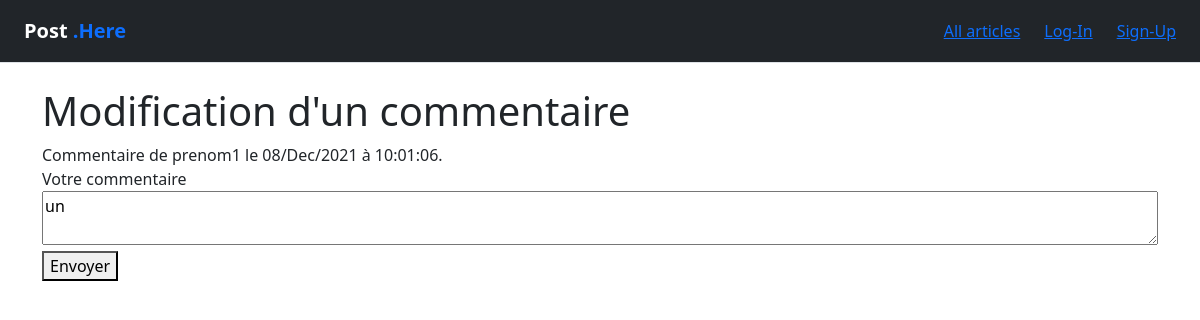
/updatecomment/6, run on the app's committed database.
### tables this page shows
CREATE TABLE `posts` (
  `id` int(11) NOT NULL,
  `title` varchar(255) NOT NULL,
  `image` longblob DEFAULT NULL,
  `content` text NOT NULL,
  `author_id` int(11) NOT NULL,
  `created_at` timestamp NOT NULL DEFAULT current_timestamp(),
  `modified_at` timestamp NULL DEFAULT NULL
);

CREATE TABLE `users` (
  `id` int(11) NOT NULL,
  `name` varchar(255) NOT NULL,
  `first_name` varchar(255) NOT NULL,
  `email` varchar(255) NOT NULL,
  `password` varchar(255) NOT NULL,
  `admin` tinyint(1) NOT NULL,
  `created_at` timestamp NOT NULL DEFAULT current_timestamp()
);

CREATE TABLE `commentaires` (
  `id` int(11) NOT NULL,
  `content` varchar(255) NOT NULL,
  `post_id` int(11) NOT NULL,
  `author_id` int(11) NOT NULL,
  `created_at` timestamp NOT NULL DEFAULT current_timestamp() ON UPDATE current_timestamp(),
  `modified_at` timestamp NOT NULL DEFAULT '0000-00-00 00:00:00'
);

### src/controllers/CommentController.php (called while the page is built, shortened)
<?php
class CommentController extends BaseController
{
    public function executeUpdateComment(){
        $userManager = new UserManager(PDOFactory::getMysqlConnection());
        $commentManager = new CommentManager(PDOFactory::getMysqlConnection());
        $comment = $commentManager->getCommentById($this->params['id']);
        $postManager = new PostManager(PDOFactory::getMysqlConnection());
        $post = $postManager->getPostById($comment->getPostId());
        $this->render(
            'CommentUpdate.php',
            [
                'post' => $post,
                'userManager' => $userManager,
                'comment' => $comment
            ],
            'Accueil'
        );
    }
}

### src/config/routes/Router.php (called while the page is built, shortened)
<?php
class Router
{
    public function getController()
    {
        $xml = new DOMDocument();
        $xml->load(__DIR__ .'/routes.xml');
        $routes = $xml->getElementsByTagName('route');
        isset($_GET['path']) ? $path = strtolower(htmlspecialchars($_GET['path'])) : $path = '/';
        foreach ($routes as $route) {
            if ($path === $route->getAttribute('path')) {
                $action = $route->getAttribute('action');
                $params = [];
                if ($route->hasAttribute('params')) {
                    $paramsArray = explode(',', $route->getAttribute('params'));
                    foreach ($paramsArray as $param) {
                        $params[$param] = $_GET[$param];
                    }
                }
                return new $controllerClass($action, $params);
            }
        }
       return new ErrorController('error404');
    }
}

### index.php (called while the page is built, shortened)
<?php
$router = new \App\config\routes\Router();
$router->getController();
?>

### src/config/factories/PDOFactory.php (called while the page is built, shortened)
<?php
class PDOFactory{
    public static function getMysqlConnection(): PDO{
        return new PDO('mysql:host=db;dbname=posthere', 'root', 'example');
    }
}

### src/models/BaseManager.php (called while the page is built, shortened)
<?php
abstract class BaseManager
{
    public function __construct($pdo)
    {
        $this->pdo = $pdo;
    }
}

### src/models/CommentManager.php (called while the page is built, shortened)
<?php
class CommentManager extends BaseManager
{
    public function getCommentById(int $id): Comment
    {
        $search = $this->pdo->prepare('SELECT * FROM commentaires WHERE id = ?');
        $search->execute(array($id));
        $search->setFetchMode(\PDO::FETCH_CLASS, Comment::class);
        $comment = $search->fetch();
        return $comment;
    }
}

### src/entity/Comment.php (called while the page is built, shortened)
<?php
class Comment {
    private string $content;
    private string $post_id;
    public function getPostId(): string
    {
        return $this->post_id;
    }
    public function getContent(){
        return $this->content;
    }
}

### src/models/PostManager.php (called while the page is built, shortened)
<?php
class PostManager extends BaseManager
{
    public function getPostById(int $id): Post
    {
        $search = $this->pdo->prepare('SELECT * FROM posts WHERE id = ?');
        $search->execute(array($id));
        $search->setFetchMode(\PDO::FETCH_CLASS, Post::class);
        $post = $search->fetch();
        return $post;
    }
}

### src/entity/Post.php (called while the page is built, shortened)
<?php
class Post {
    private string $author_id;
    private string $created_at;
    public function getAuthorId(){
        return $this->author_id;
    }
    public function getCreatedAt(){
        return date($this->created_at);
    }
}

### src/models/UserManager.php (called while the page is built, shortened)
<?php
class UserManager extends BaseManager
{
    public function getUserById(int $id): User
    {
        $search = $this->pdo->prepare('SELECT * FROM users WHERE id = ?');
        $search->execute(array($id));
        $search->setFetchMode(\PDO::FETCH_CLASS, User::class);
        $user = $search->fetch();
        return $user;
    }
}

### src/entity/User.php (called while the page is built, shortened)
<?php
class User {
    private string $first_name;
    public function getFirstName(){
        return $this->first_name;
    }
}

### src/views/Frontend/CommentUpdate.php (the view, shortened to what this page needs)
<div class="container">
    <h1>Modification d'un commentaire</h1>
    <div class="d-flex justify-content-between">
        <?= 'Commentaire de '.$userManager->getUserById($post->getAuthorId())->getFirstName(); ?>
        <?= date('\l\e\ d/M/Y \à\ H:i:s.', strtotime($post->getCreatedAt())) ?>
    </div>
    <?php echo "<form action='/sendupdatecomment' method='post'>"?>
        <div>
            <label for="content">Votre commentaire</label>
            <textarea name="content" class="w-100"><?= $comment->getContent()?></textarea>
        </div>
        <button>Envoyer</button>
    </form>
</div>

### data on the page
posts: author.first_name "prenom1", created_at "le 08/Dec/2021 à 10:01:06."
commentaires: content "un"
